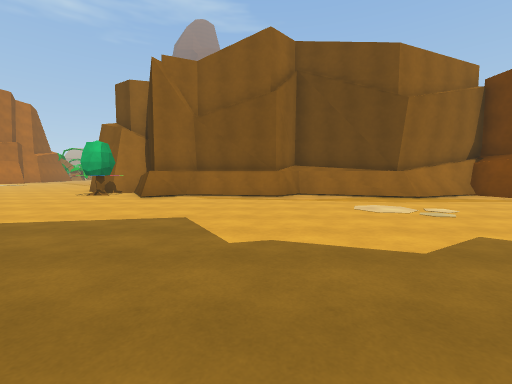
view 1 (above)

16 first-person views from a walk through a scene from a Unity 3-D project. The camera is 1.4 m above the floor, tilts 4° down and sees 90° across. The floor is counted in squares, 2 m on a side. Each view is taken from the middle of a square. On the plan, view 1 faces up. The plan holds only what a view shows up to about 9 squares ahead; the rest is blank. The place goes on beyond the plan. The player character is not drawn. Some surface patterns are stand-ins.

view 2
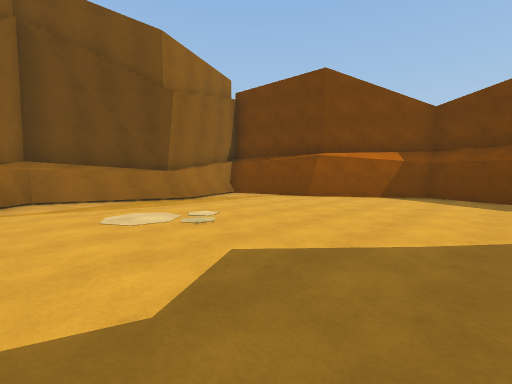

view 3
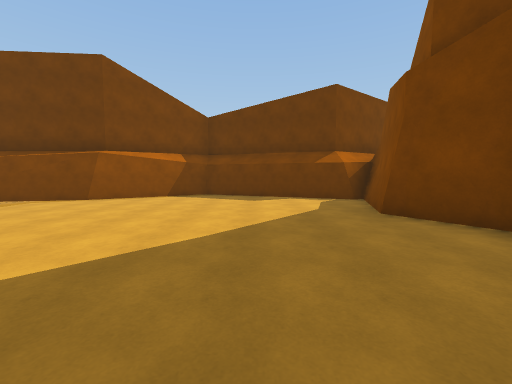

view 4
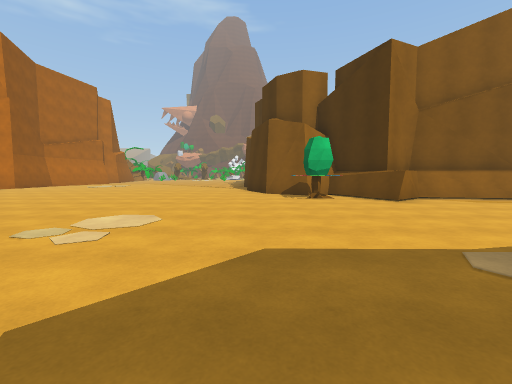

view 5
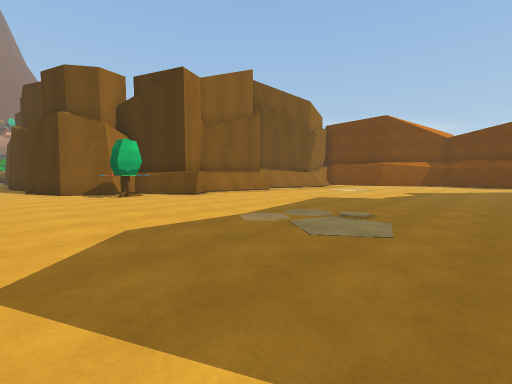

view 6
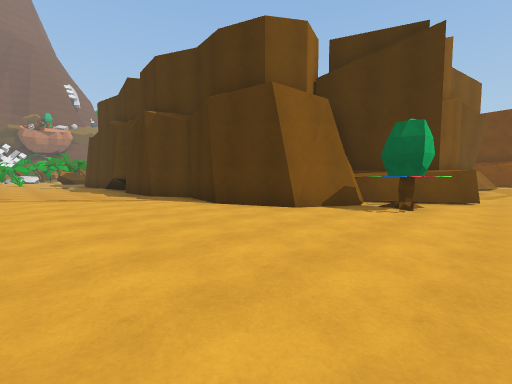

view 7
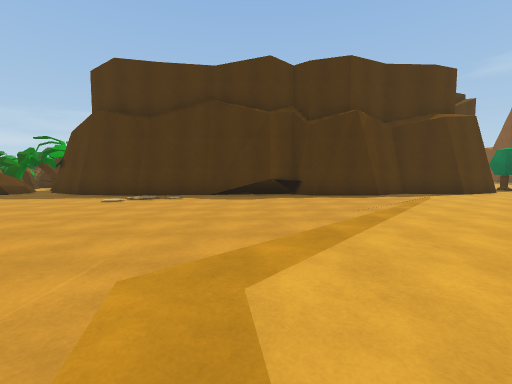

view 8
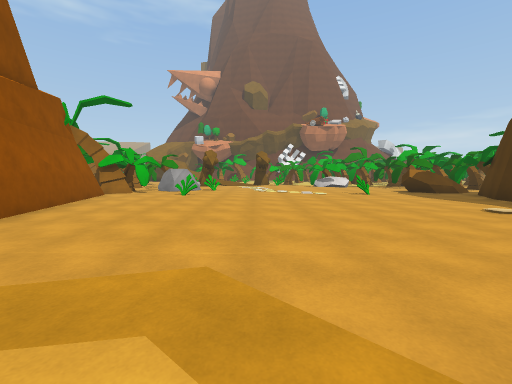

view 9
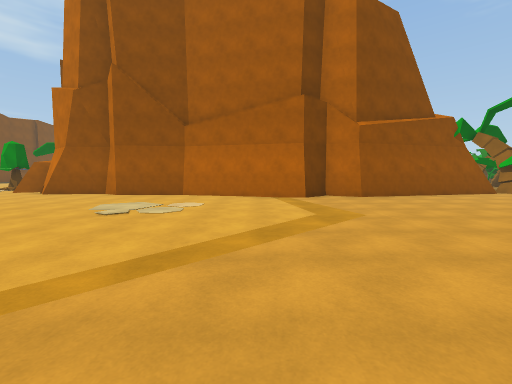

view 10
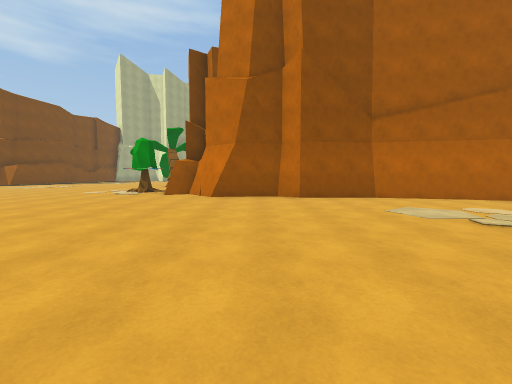

view 11
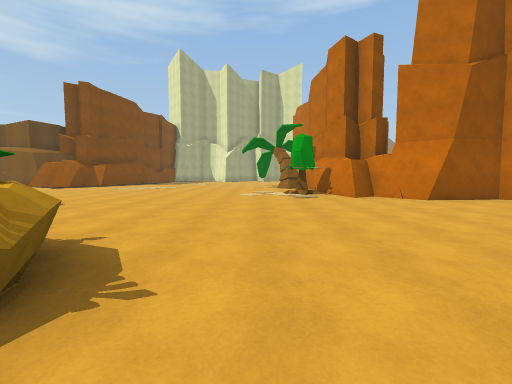

view 12
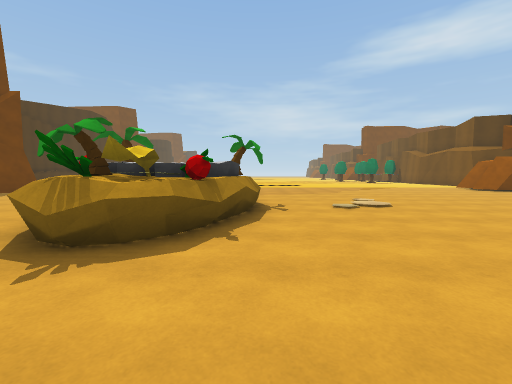

view 13
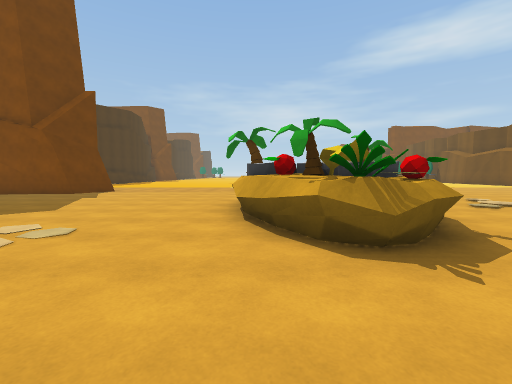

view 14
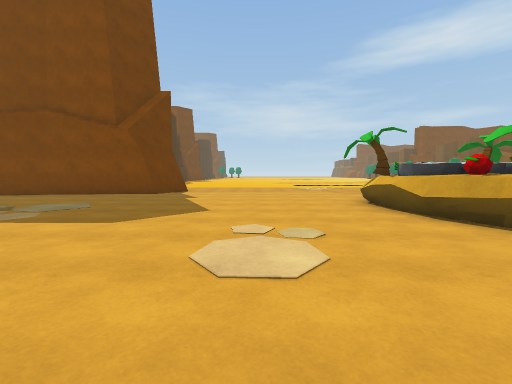

view 15
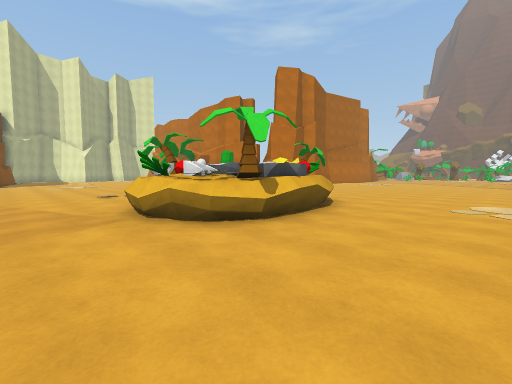

view 16
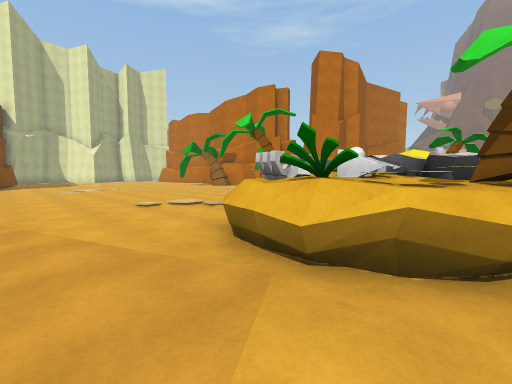

### Floor plan
Points are (right, up) in squares from view 1. A wall is a line through its corners. A room is listed if a view was taken in it or the views show most of it. See-through windows are left out.
Room 1 (views 1, 2, 3, 4, 5, 6, 7, 8, 9, 10, 11, 12, 13, 14, 15, 16)
walls: (-13.2, 4.6) (-12.8, 4.6); (-13.6, 4.5) (-12.9, 4.8); (-4.2, 9.8) (-5.3, 9.5) (-6.6, 10.3) (-7.3, 12.1) (-7, 13.9) (-7.6, 15.1) (-7.7, 17.1) (-7.2, 17.7) (-7.7, 18.5) (-7.4, 20.7); (-11.7, 2.7) (-11.5, 2.2); (-11.8, 2.7) (-11.6, 1.4); (-11.7, 2.2) (-11.7, 1.7); (-2.5, 8.2) (-3.3, 7.5); (-2.3, 9.1) (-3.3, 8.3) (-4.2, 10.1); (-12.4, 1.4) (-12.8, 1.8) (-13, 1); (-15, 2.2) (-14.3, 3.7); (-1.4, 8.6) (-2.1, 8.7) (-3.2, 7.4) (-4.5, 9.9); (-12.8, 0.6) (-13.2, 0.4) (-13.3, -0.3); (-15, 1.6) (-14.9, 2.7); (-18.9, 10.8) (-20.1, 9.7) (-19.7, 9) (-21, 8.7); (-12, 0.1) (-12.9, -0.4) (-13.5, -0.5); (-18.6, 13.4) (-19.1, 12.7); (-20.5, 9.8) (-19.9, 9); (0.5, 8) (-2.3, 8.5); (0.6, 8.4) (-2.1, 9.2); (-18.5, 15.4) (-18.6, 13.3) (-19.1, 12.9) (-18.9, 10.9) (-19.4, 10.4); (1.5, 9) (0.8, 7.9) (-2.1, 8.8); (-7.4, 20.5) (-7.8, 22.7) (-7.4, 24.9) (-6.5, 26.5); (-4.5, -2.1) (-1.8, -1.8); (-1.9, -1.8) (-0.5, -1.4); (-18.4, 20.2) (-17.7, 19.5) (-18.7, 15.5) (-18.5, 14.3); (-18.3, 20.3) (-18.1, 19.8); (-17.9, 21.2) (-18.3, 20.3); (6, 8.4) (4.8, 7.9) (1.7, 8.9) (0.8, 7.9); (7.3, 8.7) (4.7, 8.1); (4.1, -2.2) (5.4, -1.3) (8.8, -2.3); (8.2, 5.5) (7.3, 8.6) (4.6, 7.6) (1.6, 8.8); (-19.1, 26.4) (-17.9, 21.2) (-18.1, 20.7); (8.2, -1.8) (10, 2.7) (8.1, 5.7)
low walls: (-12.9, 4.8) (-12.4, 3.9); (-12.9, 4.7) (-12.1, 3.7); (-13, 4.7) (-12.5, 4.5); (-13.7, 4.6) (-13.2, 4.8); (-3.9, 8.4) (-4.6, 9.7); (-14.8, 2.8) (-14.5, 3.6); (-11.7, 0.5) (-12, 0.1); (-12.5, -0.2) (-12.9, -0.3); (-13, -0.5) (-13.4, -0.5); (-10, 27) (-10.5, 26.6); (-6.9, 27.2) (-7.7, 27.3)
objects: other object (-21, 8); other object (-15, 1); other object (-14, 0); other object (-14, 4); other object (-13, 3); other object (-12, 1); other object (-12, 3); other object (-5, 8) to (-5, 9)

Positions as (right, up) in squares from view 1, and headings:
1: (0, 0), facing up
2: (1, 1), facing up-right
3: (1, 1), facing right
4: (-7, 1), facing up
5: (-8, 0), facing up-right
6: (-11, 7), facing up-right
7: (-16, 19), facing right
8: (-14, 18), facing up
9: (-10, 18), facing left
10: (-11, 12), facing left
11: (-12, 6), facing left
12: (-15, 7), facing down
13: (-12, 7), facing down
14: (-9, 7), facing down
15: (-9, -2), facing up-left
16: (-12, -2), facing up-left
